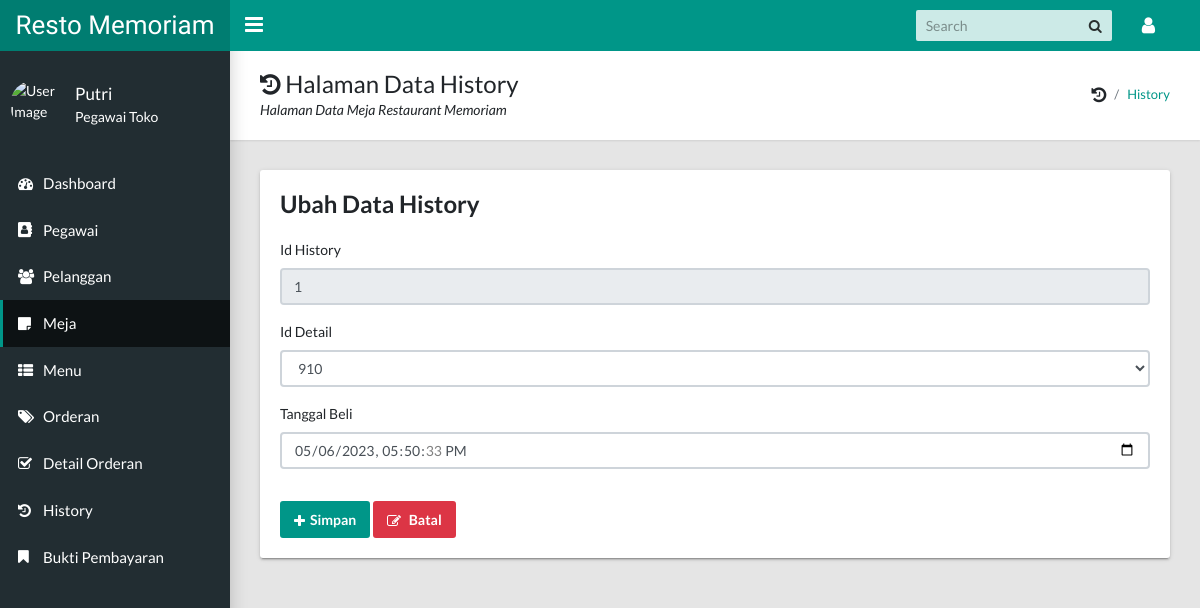
Page /admin/EditHistory.php?id_history=1 (signed in) on the committed database.
### tables this page shows
CREATE TABLE `history` (
  `id_history` int(4) NOT NULL,
  `id_detail` int(4) NOT NULL,
  `tgl_beli` timestamp NOT NULL DEFAULT current_timestamp() ON UPDATE current_timestamp()
);

### admin/fungsi.php (called while the page is built, shortened)
<?php
require('koneksi.php');
?>
<?php
function query($query){
    global $conn;
    $result = mysqli_query($conn,$query);
    $rows = [];
    while( $row = mysqli_fetch_assoc($result)){
        $rows[] = $row;
    }
    return $rows;
}
?>

### admin/EditHistory.php (the view, shortened to what this page needs)
<?php session_start();
if (!$_SESSION['nama_pegawai']){
  echo "<script> alert ('Anda Belum Login, Silahkan Login Dulu!!');
  window.location = 'login.php'</script>";
} else { ?>
<?php
include('header.php');
require 'fungsi.php';
$id = $_GET["id_history"];
$rows = query("SELECT * FROM history WHERE id_history = $id")[0];
?>
<aside class="app-sidebar">
  <div class="app-sidebar__user">
    <img class="app-sidebar__user-avatar" src="https://brighterwriting.com/wp-content/uploads/icon-user-default.png"
      width="50" height="50" alt="User Image">
    <div>
      <p class="app-sidebar__user-name"><?php echo $_SESSION['nama_pegawai']; ?></p>
      <p class="app-sidebar__user-designation">Pegawai Toko</p>
    </div>
  </div>
  <ul class="app-menu">
    <li><a class="app-menu__item" href="index.php"><i class="app-menu__icon fa fa-dashboard"></i><span
          class="app-menu__label">Dashboard</span></a></li>
    <li><a class="app-menu__item" href="pegawai.php"><i class="app-menu__icon fa fa-address-book"></i><span
          class="app-menu__label">Pegawai</span></a></li>
    <li><a class="app-menu__item" href="pelanggan.php"><i class="app-menu__icon fa fa-users"></i><span
          class="app-menu__label">Pelanggan</span></a></li>
    <li><a class="app-menu__item active" href="meja.php"><i class="app-menu__icon fa fa-sticky-note"></i><span
          class="app-menu__label">Meja</span></a></li>
    <li><a class="app-menu__item" href="menu.php"><i class="app-menu__icon fa fa-th-list"></i><span
          class="app-menu__label">Menu</span></a></li>
    <li><a class="app-menu__item" href="orderan.php"><i class="app-menu__icon fa fa fa-tags"></i><span
          class="app-menu__label">Orderan</span></a></li>
    <li><a class="app-menu__item" href="detail_orderan.php"><i class="app-menu__icon fa fa-check-square-o"></i><span
          class="app-menu__label">Detail Orderan</span></a></li>
    <li><a class="app-menu__item" href="history.php"><i class="app-menu__icon fa fa-history"></i><span
          class="app-menu__label">History</span></a></li>
    <li><a class="app-menu__item" href="bukti-pembayaran.php"><i class="app-menu__icon fa fa-bookmark"></i><span
          class="app-menu__label">Bukti Pembayaran</span></a></li>
  </ul>
</aside>
<main class="app-content">
  <div class="app-title">
    <div>
      <h1><i class="fa fa-history"></i> Halaman Data History</h1>
      <p>Halaman Data Meja Restaurant Memoriam</p>
    </div>
    <ul class="app-breadcrumb breadcrumb">
      <li class="breadcrumb-item"><i class="fa fa-history fa-lg"></i></li>
      <li class="breadcrumb-item"><a href="#">History</a></li>
    </ul>
  </div>
  <div class="row">
    <div class="col-md-12">
      <div class="tile">
        <h3 class="tile-title">Ubah Data History</h3>
        <form action="" method="post">
          <table>
            <div class="form-group">
              <label for="id_history">Id History</label>
              <input type="text" class="form-control" name="id_history" value="<?= $rows["id_history"] ?>" readonly>
            </div>
            <div class="form-group">
              <label for="id_detail">Id Detail</label>
              <select name="id_detail" id="id_detail" class="form-control">
                <option value="<?= $rows["id_detail"] ?>"><?= $rows["id_detail"] ?></option>
              </select>
            </div>
            <div class="form-group">
              <label for="tgl_beli">Tanggal Beli</label>
              <input type="datetime-local" class="form-control" name="tgl_beli" placeholder="Masukan Tanggal Beli"
                value="<?= $rows["tgl_beli"] ?>">
            </div>
          </table>
          <button type="submit" name="submit" class="btn btn-primary mt-3"><span><i
                class="fa fa-plus"></i>Simpan</button>
          <a href="history.php" onclick=" return confirm ('Apakah anda ingin membatal data ini?');"><button
              type="button" class="btn btn-danger mt-3">
              <span><i class="fa fa-pencil-square-o"></i> Batal</button></span></a>
        </form>
      </div>
    </div>
  </div>
  <?php } ?>
  <?php
include('footer.php');
?>

### rows in the picture
history: id_history "1", id_detail "910", tgl_beli "05/06/2023 17:50:33"

### other values in the picture
$_SESSION['nama_pegawai'] "Putri"
